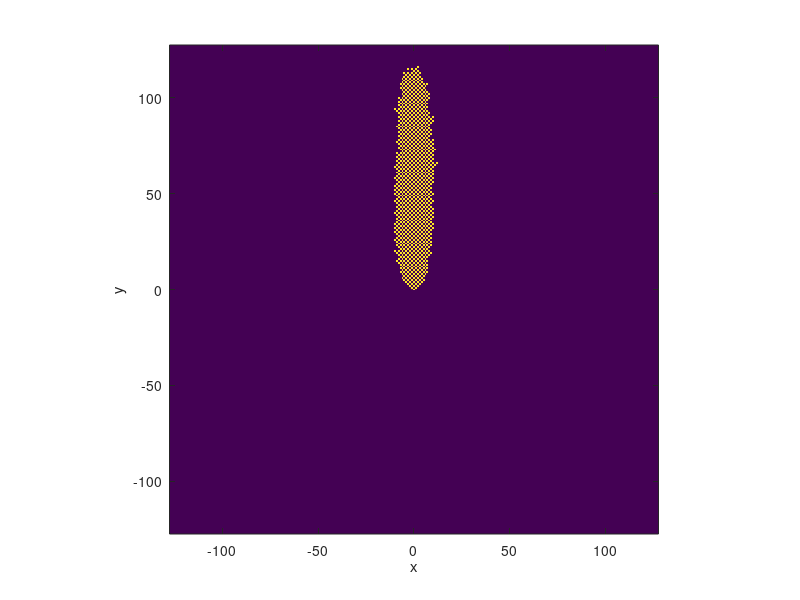

Write the MATLAB code that produced this figure.
function [varargout] = intdla_drift(Npart)
%INTDLA   Simulate internal diffusion-limited aggregation.
%   INTDLA_DRIFT(N) simulates an internal DLA process with N particles with
%   drift [0 1]
%   (If unspecified N defaults to 10000.)
%
%   G = INTDLA_DRIFT(N) also returns the final occupation grid.

if nargin < 1
  Npart = 1000; % number of particles 
end
  
biasedwalk = false;

if biasedwalk
  % Instead of making a "drift" jump at each timestep, bias the walk.
  drift = [0 0]; %#ok<UNRCH>
  w1 = .63;  % probability of moving north (to match "jump" case)
  w = [w1 ones(1,3)*(1-w1)/3];

  if any(w) < 0 || abs(sum(w)-1) > 10*eps
    error('Bad weights vector [%s ].',sprintf(' %g',w));
  end

  % Same formula as for "jump" case, but with Npart/2.
  maxy = ceil(1.28164*(Npart/2)^.66 + 4.96289); miny = -5;
  maxx = 3*ceil(Npart/maxy); minx = -maxx;
else
  % Move with equal probabilities, but take an extra "drift" jump.
  drift = [0 1];
  w = ones(1,4)/4;

  % Grid boundaries with drift.
  % Formulas are empirical.
  maxy = ceil(4*sqrt(Npart)); miny = -maxy;
  % Deduce maxx by area preservation.
  maxx = maxy; minx = -maxx;
end

x = minx:maxx; y = miny:maxy;
grid = zeros(length(x),length(y));
grid0 = [find(x == 0) find(y == 0)];

rng('default')

v_dir = [0 1; 1 0; 0 -1; -1 0;];

if length(w) ~= size(v_dir,1)
  error('Weights vector has length %d rather than %d.',length(w),size(v_dir,1))
end

for i = 1:Npart
  X = [0 0];
  while 1

    % Select direction with weights vector w.
    d = randsample(size(v_dir,1),1,true,w);

    X = X + v_dir(d,:) + drift;

    if ~grid(X(1)+grid0(1),X(2)+grid0(2))
      grid(X(1)+grid0(1),X(2)+grid0(2)) = 1;
      break
    end
  end
  if ~mod(i,100)
    fprintf('particle %g\n',i)
    plotgrid(x,y,grid)
    drawnow
  end
end

% % plot the contour 2/11 4spW4M
% a = .39;
% if biasedwalk
%   A = Npart;
% else
%   A = 2*Npart;
% end
% c = (A*sqrt(a)*3/2*sqrt(3/2/pi))^(-1/3);
% y_max = 1/c^2;
% 
% n = 500; % how many points? 
% y2 = linspace(0,y_max,n);
% 
% x2 = [];
% for i=1:n
%     x2_each = sqrt(-y2(i)/a*log(c^2*y2(i)));
%     x2 = [x2, x2_each];
% end
% 
% 
% hold on
% plot(x2,y2,'c--','LineWidth',3) % y2 is multipled by 1.2
% plot(-x2,y2,'c--','LineWidth',3) 
% hold off


sz = size(grid); size_y = sz(2);
szx = sz(1);
%grid

for j = 1:(size_y-1)
    for i = 1:szx
        if grid(i,j)==1 & grid(:,j+1)==0
            maxy_rn = j;
        end
    end
end

% maxy_rn
% diff = size_y - maxy_rn

if nargout > 0
  g.grid = grid;
  g.Nbugs = Npart;
  varargout{1} = g;
end

%==========================================================================
function plotgrid(x,y,grid)

imagesc(x,y,grid.'), axis square, axis xy
xlabel('x'), ylabel('y')
